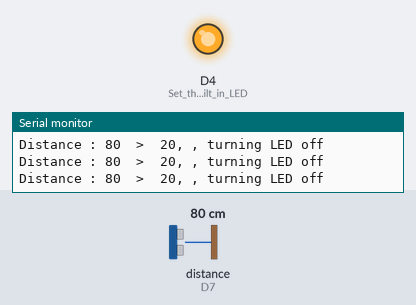
Bench run of a sketch on a simulated ESP8266 (Wemos D1 mini). Parts: output pins drawn as LEDs (lit = HIGH), the last lines printed to the serial monitor. Wiring (inferred from the names in the program): ultrasonic range finder: trigger D6; echo D7. The inputs (shaded band) are chosen by the test bench; at power-on: distance to the obstacle (sensor on D7) 80 cm. The echo pulse lasts 58.3 µs per cm; pins used as bus, display or sensor lines are not drawn.

Above: at 1.2 s.
1.3 s: distance to the obstacle (sensor on D7) set to 23 cm
2.8 s: distance to the obstacle (sensor on D7) set to 18 cm
At 3.6 s:
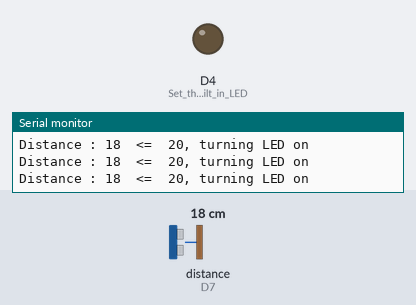
4.4 s: distance to the obstacle (sensor on D7) set to 35 cm
At 5.6 s:
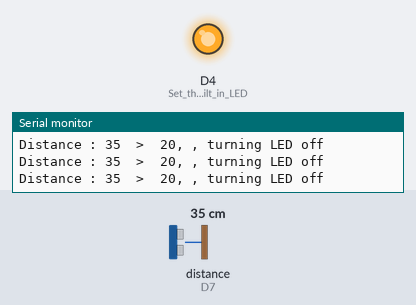
5.9 s: distance to the obstacle (sensor on D7) set to 2 cm
At 7.1 s:
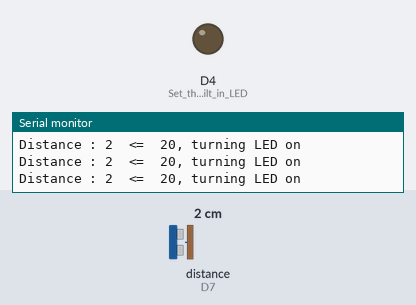
Timing chart, 0 to 8.4 s (numbered marks = the images above; inputs shaded):
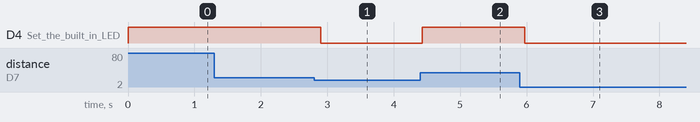

Measured:
- the behaviour switches between 21 and 20 cm on distance to the obstacle (sensor on D7) (found by bisection; images 0 and 1)
- after the input at 2.8 s, D4 (Set_the_built_in_LED): HIGH → LOW after 0.10 s
- after the input at 4.4 s, D4 (Set_the_built_in_LED): LOW → HIGH at once
- after the input at 5.9 s, D4 (Set_the_built_in_LED): HIGH → LOW after 0.07 s

The sketch:

ultrasonic003.ino
```cpp
/*
Robotics From Scratch 2017
Ultrasonic range finder on the Wemos D1 Mini
Example 03

Integrating a condition to trigger the LED


*/


//Pin definitions
#define pinEcho D7 // Echo Pin, D7 is a constant inherited from the wemos library, automatically imported when we set the board
#define pinTrig D6 // Trigger Pin, likewise, assocaited with the constant D6

//Global Variable Definitions
int distance;

void setup()
{
  Serial.begin (9600);
  pinMode(pinTrig, OUTPUT); //Set the trigger pin as an output
  pinMode(pinEcho, INPUT);  //Set the echo pin as an input
  pinMode(LED_BUILTIN, OUTPUT); //Set the built in LED (referenced from the constant LED_BUILTIN) to an output
}


void pulseOut(int pin, int pulseTime){
  //Generate a 10 microsecond pulse on the trigger pin of the ultasonic range finder.
  //Notice that we pull it low first, just to be sure.
  digitalWrite(pin, LOW);
  delayMicroseconds(2);
  digitalWrite(pin, HIGH);
  delayMicroseconds(pulseTime);
  digitalWrite(pin, LOW);


}

int getDistance(int pinTrigger, int pinEcho){
  //create some LOCAL variables
  int pulseDuration;
  int calculatedDistance;

  //pulse for 10 microseconds
  pulseOut(pinTrigger, 10);

  //Use a built in function, pulseIn to wait and calculate the
  //ammount of time the echo took to return, as a spike HIGH on the echo pin
  pulseDuration = pulseIn(pinEcho, HIGH);

  //Do some simple math to calculate the distance (in cm)
  //based on the speed of sound.
  calculatedDistance = pulseDuration / 58.2;
  return calculatedDistance;

}

void loop()
{

  distance = getDistance(pinTrig, pinEcho);
  //Print the calculated distance out over seril to help us check things
  String distAsString = String(distance); //convert the integer to a string
  Serial.print("Distance : " + distAsString);

  if (distance <=  20){
    Serial.println("  <=  20, turning LED on");
    digitalWrite(LED_BUILTIN, LOW); //on the wemos, the LED is INVERSE!! (Boo...) so LOW is on
  } else {
    Serial.println("  >  20, , turning LED off");
    digitalWrite(LED_BUILTIN, HIGH);

  }


  //Delay the program 50ms before the next loop
  //This slows down the program and keeps the outputs somewhere were our
  //slow brains can keep up.
  delay(100);
}
```
